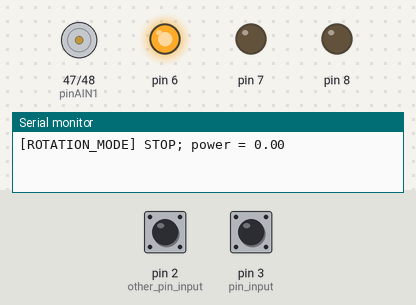
Bench run of a sketch on a simulated Arduino Mega 2560, built with avr-gcc and run on an emulated ATmega2560. Parts: motor-driver pin pairs drawn as motors (green arrow = first pin HIGH = forward, orange = second pin HIGH = backward, longer = more drive, scaled by the enable pin), output pins drawn as LEDs (lit = HIGH), the last lines printed to the serial monitor. The test bench sets the inputs (shaded band); at power-on: pin 2 (other_pin_input) HIGH, pin 3 (pin_input) HIGH.

Above: at 1.2 s.
1.3 s: pin 2 (other_pin_input) pulled LOW for 0.15 s
At 2.6 s:
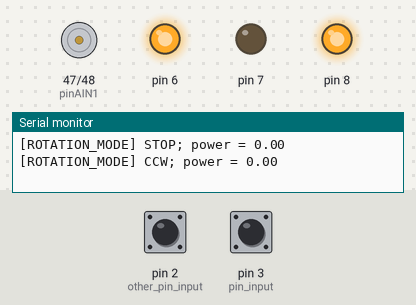
2.9 s: pin 2 (other_pin_input) pulled LOW for 1 s
At 5.1 s:
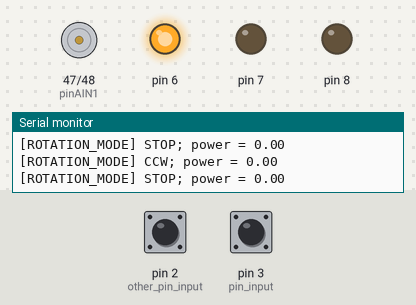
5.4 s: pin 3 (pin_input) pulled LOW for 0.15 s
At 5.9 s:
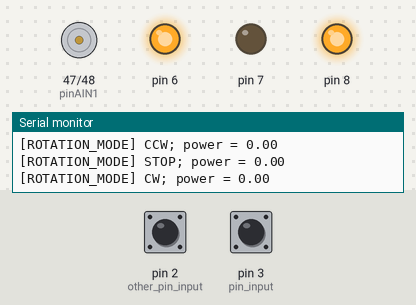
7.0 s: pin 3 (pin_input) pulled LOW for 1 s
At 8.4 s:
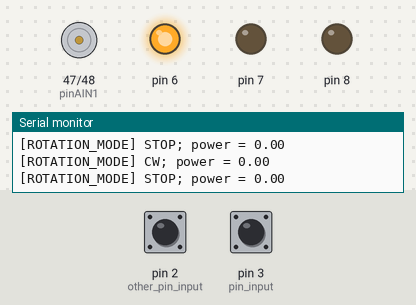
Timing chart, 0 to 10.0 s (numbered marks = the images above; inputs shaded):
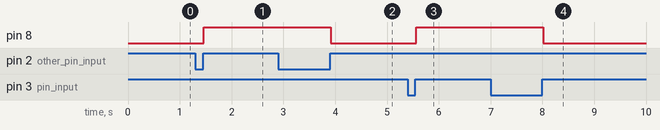

Measured:
- after the input at 1.3 s, pin 8: LOW → HIGH after 0.17 s
- after the input at 2.9 s, pin 8: HIGH → LOW after 1.0 s
- after the input at 5.4 s, pin 8: LOW → HIGH after 0.17 s
- after the input at 7.0 s, pin 8: HIGH → LOW after 1.0 s

The sketch:

prj05.ino
```cpp
// Digital I/O / Blinking LED
// Board connection pin of the LED
// ANODE (+) -> "longer leg" of the LED

#if defined(__SAM3X8E__)
  #include <DueTimer.h>
  DueTimer Timer3;
#else
  #include <TimerThree.h>
#endif

struct {
   int R = 6, G = 7, B = 8;
} pin_led;
uint8_t pin_input = 3;
uint8_t other_pin_input = 2;

bool last_input_state = HIGH;
bool user_input_state = HIGH;
bool other_last_input_state = HIGH;
bool other_user_input_state = HIGH;

bool suppress_next_keyup = false;
int measurement_i = -1;
int other_measurement_i = -1;

void on_both_keyup();
void on_keyup(int pin);

uint8_t pinPWMA = 9;
uint8_t pinAIN1 = 47;
uint8_t pinAIN2 = 48;

void on_timer() {
    int now = digitalRead(pin_input);
    int other_now = digitalRead(other_pin_input);

    if (now != last_input_state)
    measurement_i = -1;

    if (other_now != other_last_input_state)
    other_measurement_i = -1;

    last_input_state = now;
    other_last_input_state = other_now;

    ++measurement_i; ++other_measurement_i;
    bool stable = measurement_i >= 16, other_stable = measurement_i >= 16;

    bool keyup = stable && user_input_state == LOW && now == HIGH;
    bool other_keyup = other_stable && other_user_input_state == LOW && other_now == HIGH;

    if (!suppress_next_keyup) {
    // we assume that the user either (1) presses one key and after that releases the same key or
    //                                (2) presses one key, then the other, and after that releases both keys in arbitrary order, without pressing any key.
    if ((keyup || other_keyup) && user_input_state == LOW && other_user_input_state == LOW) {
    on_both_keyup();
    suppress_next_keyup = true;
    }
    else if (keyup) {
    on_keyup(pin_input);
    }
    else if (other_keyup) {
        on_keyup(other_pin_input);
      }
    }
    else if (keyup || other_keyup) {
      suppress_next_keyup = false;
    }

  if (stable)             user_input_state =       now;
    if (other_stable) other_user_input_state = other_now;

    if (stable && other_stable) Timer3.stop();
}

void on_input() {
   Timer3.start();
   measurement_i = other_measurement_i = 0;
}

void setup () {
  Serial.begin(9600);

  pinMode(pin_led.R, OUTPUT);
  pinMode(pin_led.G, OUTPUT);
  pinMode(pin_led.B, OUTPUT);

  pinMode(pin_input, INPUT_PULLUP);
  pinMode(other_pin_input, INPUT_PULLUP);

  pinMode(pinPWMA, OUTPUT);
  pinMode(pinAIN1, OUTPUT);
  pinMode(pinAIN2, OUTPUT);

 #if defined(__SAM3X8E__)
   Timer3.configure(1E3, on_timer);
 #else
   Timer3.initialize(1E3);
   //attatch ISR
   Timer3.attachInterrupt(on_timer); // attatch ISR & start timer
   Timer3.stop();
 #endif


  attachInterrupt(digitalPinToInterrupt(pin_input), on_input, CHANGE);
  attachInterrupt(digitalPinToInterrupt(other_pin_input), on_input, CHANGE);

  void write_led(); write_led();
}


void loop() {

}


/////////////////////////////////////////////////////////////////////////////////////////////////////////////////////////////////////////////////////////
/////////////////////////////////////////////////////////////////////////////////////////////////////////////////////////////////////////////////////////
/////////////////////////////////////////////////////////////////////////////////////////////////////////////////////////////////////////////////////////
/////////////////////////////////////////////////////////////////////////////////////////////////////////////////////////////////////////////////////////

#include <math.h>

/*extern struct {
   int R, G, B;
} pin_led;
extern int pin_input;
extern int other_pin_input;*/

enum {
    ROTATION_MODE,   POWER_MODE, MAX_MODES
}; char const *mode_str[] = {
   "ROTATION_MODE", "POWER_MODE"
};
int input_mode = ROTATION_MODE;

enum {
    CCW,   STOP,   CW
}; char const *rotation_str[] = {
   "CCW", "STOP", "CW"
};
int rotation = STOP;

float power = 0;
float power_step = 10;
float power_max = 255;
float power_min = 0;

void on_both_keyup()
{
  input_mode = (input_mode + 1) % MAX_MODES;
    void write_led(); write_led();
}

void on_keyup(int target_pin)
{
  int prevrotation = rotation;

  if (input_mode == ROTATION_MODE)
    {
        if (target_pin == pin_input)
        {
      switch (rotation)
            {
            case CCW:  rotation = STOP; break;
            case STOP: rotation = CW;   break;
            case CW:   rotation = STOP; break;
            }
        }
        else if (target_pin == other_pin_input)
        {
      switch (rotation)
            {
            case CCW:  rotation = STOP; break;
            case STOP: rotation = CCW;   break;
            case CW:   rotation = STOP; break;
            }
        }
    }
    else if (input_mode == POWER_MODE && rotation != STOP)
    {
        if (target_pin == pin_input)
        {
      power = fminf(power + power_step, power_max);
        }
        else if (target_pin == other_pin_input)
        {
      power = fmaxf(power - power_step, power_min);
        }
    }

  if (input_mode == POWER_MODE && rotation == STOP)
    Serial.println("Warning: Must set rotation to CW or CCW before changing power!");

    void write_led();
         write_led();
  void write_motor(int prevrotation);
         write_motor(    prevrotation);
}

void write_led()
{
  int R = input_mode == POWER_MODE;
  int G = input_mode == ROTATION_MODE;
  int B = rotation == STOP;

  analogWrite(pin_led.R, !R * 255);
  analogWrite(pin_led.G, !G * 255);
  analogWrite(pin_led.B, !B * 255);

  Serial.print("[");
  Serial.print(mode_str[input_mode]);
  Serial.print("] ");
  Serial.print(rotation_str[rotation]);
  Serial.print("; power = ");
  Serial.println(power);
}

void write_motor(int unused)
{
  analogWrite(pinPWMA, power);
  if (rotation == STOP)
  {
    // in order to properly halt the motor,
    // the user must first set power to zero.
    digitalWrite(pinAIN1, LOW);
    digitalWrite(pinAIN2, LOW);
  }
  if (rotation == CW)
  {
    digitalWrite(pinAIN1, HIGH);
    digitalWrite(pinAIN2, LOW);
  }
  if (rotation == CCW)
  {
    digitalWrite(pinAIN1, LOW);
    digitalWrite(pinAIN2, HIGH);
  }
}
```
